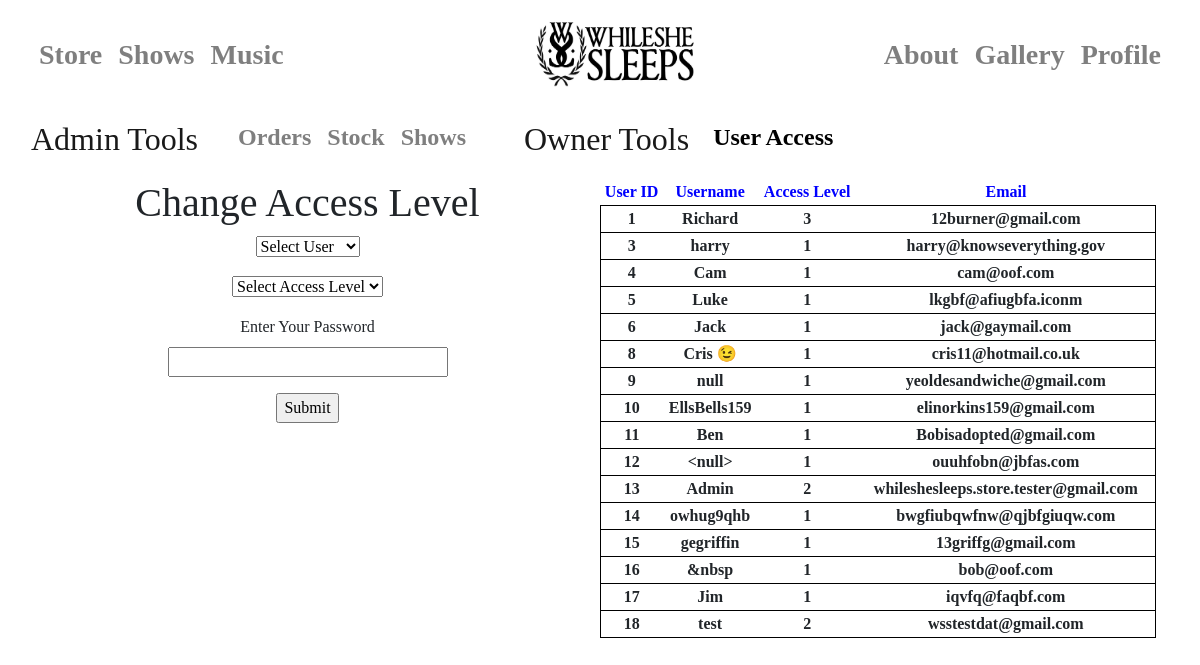
Before: /admin/users (signed in) with the older database file.
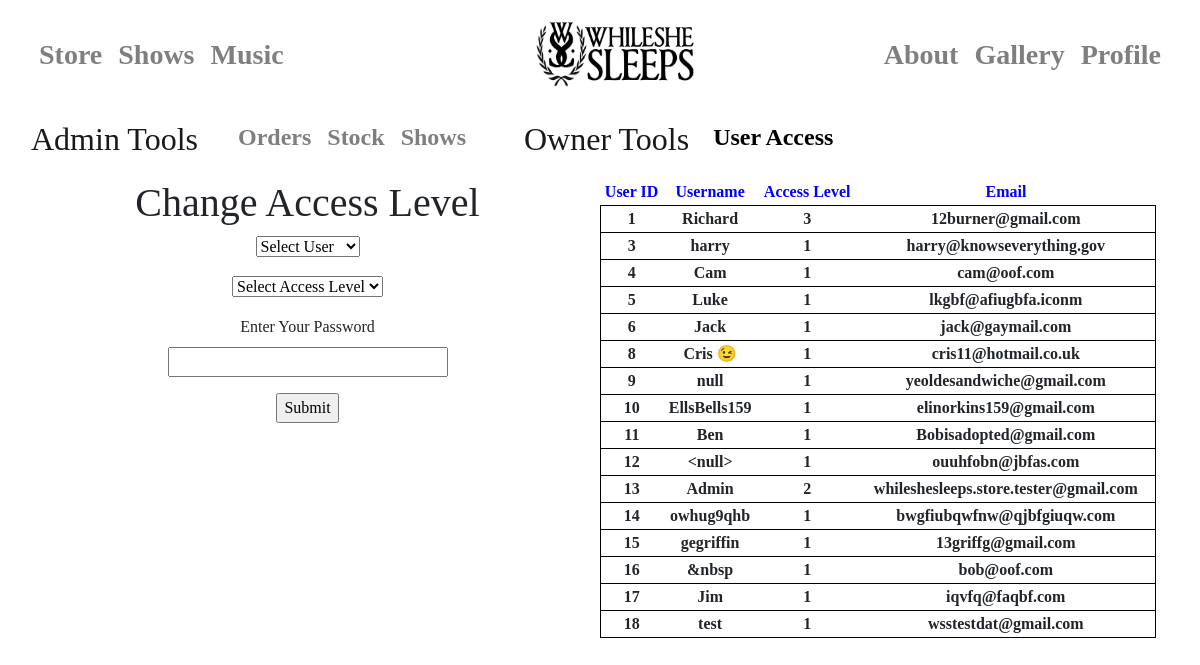
After: the same page with the newer database file.
### app/models.py (models this page shows, shortened)
class User(UserMixin, db.Model):
    id = db.Column(db.Integer, primary_key=True)
    username = db.Column(db.String(64), index=True, unique=True)
    email = db.Column(db.String(120), index=True, unique=True)
    password_hash = db.Column(db.String(128))
    name = db.Column(db.String(40), index=True)
    address1 = db.Column(db.String(40), index=True)
    address2 = db.Column(db.String(40), index=True)
    towncity = db.Column(db.String(40), index=True)
    postcode = db.Column(db.String(40), index=True)
    accesslevel = db.Column(db.Integer, index=True)
    card = db.Column(db.String)

### app/routes.py (the view)
@app.route("/admin/users", methods=["GET", "POST"])
def owner_user_access():                                          # User Access Levels
    if current_user.is_anonymous:                                 # Parameters: None
        return redirect(404)                                      # Returns: all_users.html file and passes in the user database and
    else:                                                         # edit_user_level form
        for j in User.query.all():                                # Purpose: For the owner to view and change the access levels of all users.
            if current_user.id == j.id:                           # Only access level 3 can access this page
                if j.accesslevel == 3:
                    form = edit_user_level()
                    if form.validate_on_submit():
                        for i in User.query.all():
                            if i.username == str(form.username.data):
                                i.accesslevel = form.accesslevel.data
                                db.session.commit()
                                flash("Changes Made")
                    return render_template("user/admin/all_users.html", title="Admin-", users=User.query.all(), form=form)

### app/forms.py
class edit_user_level(FlaskForm):
    the_list = [(None, "Select User")]
    for i in User.query.all():
        the_list.append((str(i.username), str(i.username)))
    username = SelectField(
        choices=the_list
    )
    accesslevel = SelectField(
        choices=[(None, "Select Access Level"), ("1", "1"), ("2", "2"), ("3", "3")]
    )
    password = PasswordField("Enter Your Password ", validators=[DataRequired()])
    submit = SubmitField("Submit")

### app/models.py (called while the page is built)
@login.user_loader
def load_user(the_id):
    return User.query.get(int(the_id))

### app/templates/user/admin/all_users.html (shortened to what this page needs)
{% extends"user/admin/admin_layout.html" %}
{% block body %}
    <div class="text-center" style="float: left;width: 50%;font-family: Rockwell">
    <h1>Change Access Level</h1>
            <form action="" method="post">
                <p>
                    {{ form.username(size=1) }}
                </p>
                <p>
                    {{ form.accesslevel(size=1) }}
                </p>
                <p>
                    {{ form.password.label }}<br>
                    {{ form.password(size=28) }}<br>
                </p>
                <p>{{ form.submit() }}</p>
            </form>
    </div>
<div class="text-center" style="float: left;width: 50%; font-family: Rockwell">
<table width="95%">
    <tr style="color: blue">
        <th>User ID</th>
        <th>Username</th>
        <th>Access Level</th>
        <th>Email</th>
    </tr>
    {% for i in users %}
        <tr style="border: solid 1px black">
        <th>{{ i.id }}</th>
        <th>{{ i.username }}</th>
        <th>{{ i.accesslevel }}</th>
        <th>{{ i.email }}</th>
        </tr>
    {% endfor %}
</table>
    </div>
{% endblock %}

Changed rows visible on the page:
changed User "test": accesslevel "2" → "1"
